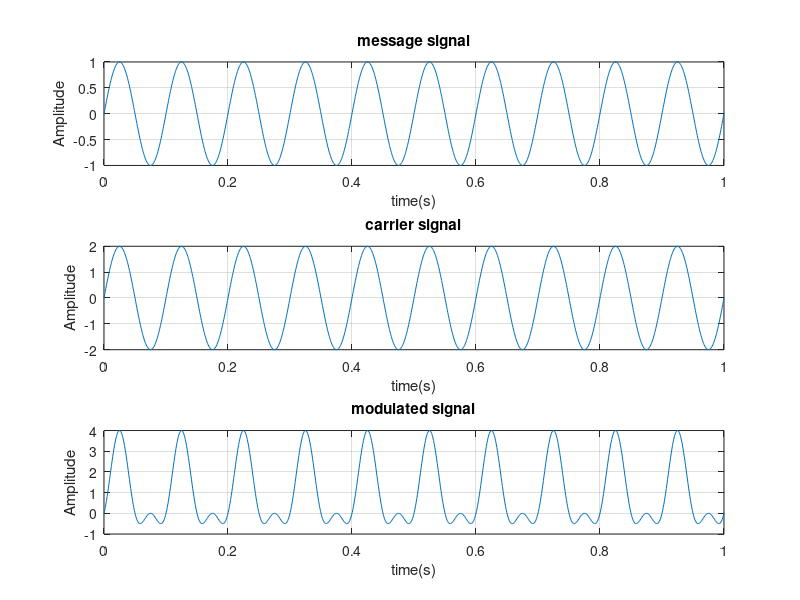
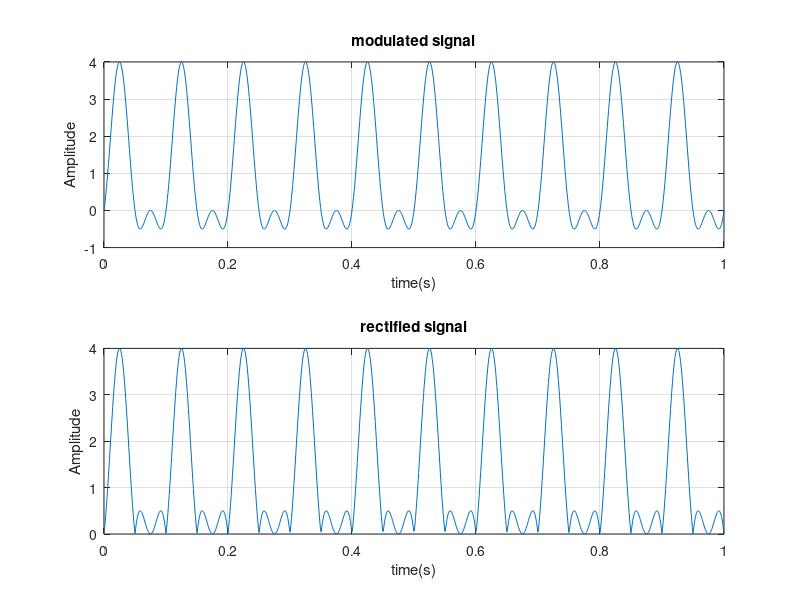
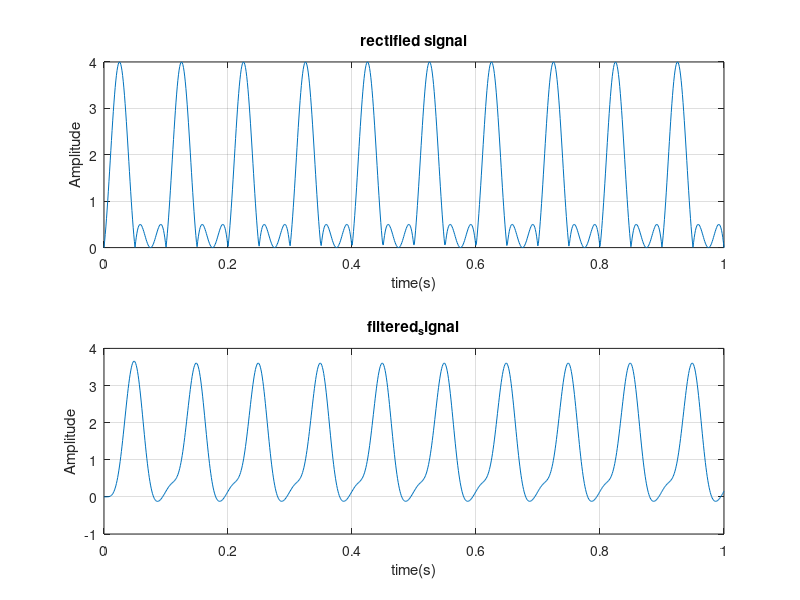

Write the MATLAB code that produced these figures, in order.
%modulation

clear all;
clc;

%time parameter

fs=1000; %sample frequency
t = linspace(0,1,1000); % time parameter 0 to 1000, 1s difference

%message signal parameter

fm=10;
Am=1;
message_signal = Am * sin(2*pi*fm.*t); %message signal

%carrier_signal 

fc=100;
Ac=2;
carrier_signal =  Ac * sin(2*pi*fm.*t); %carrier signal

%modulated signal

modulated_signal = (1+message_signal).* carrier_signal;

%plotting

figure;

subplot(3,1,1);
plot(t,message_signal);
title ("message signal");
xlabel('time(s)');
ylabel('Amplitude');
grid on;


subplot(3,1,2);
plot(t,carrier_signal);
title ("carrier signal");
xlabel('time(s)');
ylabel('Amplitude');
grid on;


subplot(3,1,3);
plot(t,modulated_signal);
title ("modulated signal");
xlabel('time(s)');
ylabel('Amplitude');
grid on;


%demodulation

%1. rectification

rectified_signal = abs (modulated_signal);

%plotting

figure;
subplot(2,1,1);
plot(t,modulated_signal);
title ("modulated signal");
xlabel('time(s)');
ylabel('Amplitude');
grid on;

subplot(2,1,2);
plot(t,rectified_signal);
title ("rectified signal");
xlabel('time(s)');
ylabel('Amplitude');
grid on;


%low pass filter

cutoff_frequency = 20;

%2. designing low pass filter

order = 4;

nyquist_freq = fs/2;

normalized_cutoff_freq = cutoff_frequency / nyquist_freq;

%butterworth
[b,a]= butter(order, normalized_cutoff_freq, 'low');

%apply lowpass filter to the rectified signal

filtered_signal = filter(b,a,rectified_signal);

%plotting

figure;
subplot(2,1,1);
plot(t,rectified_signal);
title ("rectified signal");
xlabel('time(s)');
ylabel('Amplitude');
grid on;

subplot(2,1,2);
plot(t,filtered_signal);
title ("filtered_signal");
xlabel('time(s)');
ylabel('Amplitude');
grid on;